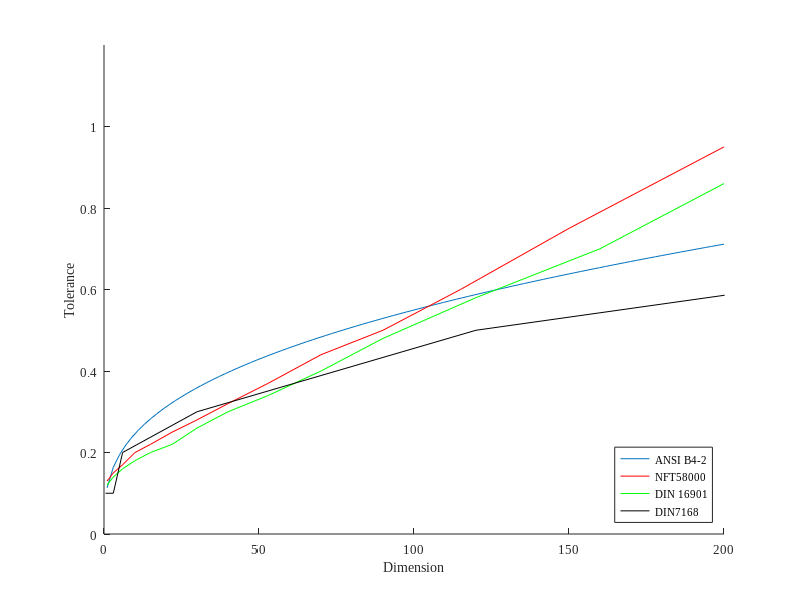

The MATLAB source for this figure: (Note: this script raises an error after producing the figure.)
clc 
close all
clear all

% Change default axes fonts.
set(0,'DefaultAxesFontName', 'Times New Roman')
set(0,'DefaultAxesFontSize', 9)

% Change default text fonts.
set(0,'DefaultTextFontname', 'Times New Roman')
set(0,'DefaultTextFontSize', 9)


addpath('lib/export_fig');


D = linspace(1,200,100)
ITG = [13]

for i=1:length(ITG)
 for j=1:length(D)
    
    if D(j) > 500
    T(j,i)=10^(0.2*(ITG(i)-1))*(0.004*D(j)+2.1);
    else 
    T(j,i)=10^(0.2*(ITG(i)-1))*(0.45*D(j)^(1/3)+D(j)*0.001);
    end
    
 end
end

x = [1,3,6,10,15,22,30,40,53,70,90,115,150,200]
y = [0.13, 0.15,0.17,0.20,0.22,0.25,0.28,0.32,0.37,0.44,0.50,0.60,0.75,0.95]


x2 = [1,3,6,10,15,22,30,40,53,70,90,120,160,200]
y2 = [0.12,0.14,0.16,0.18,0.2,0.22,0.26,0.3,0.34,0.4,0.48,0.58,0.7,0.86]

x3 = [0.5,3,6,30,120,400]
y3 = [0.1,0.1,0.2,0.3,0.5,0.8]

x4 = [3,6,10,18,30,50,80,120,180,250]
y4 = [0.14,0.18,0.22,0.27,0.33,0.39,0.46,0.54,0.63,0.72]

f2 = figure()
hold on
plot(D,T/1000)
plot(x,y,'r')
plot(x2,y2,'g')
plot(x3,y3,'k')
%plot(x4,y4,'m')
axis([0 200 0 1.2])
legend('ANSI B4-2', 'NFT58000','DIN 16901','DIN7168','ISO286-2','location','southeast')
xlabel('Dimension')
ylabel('Tolerance')
set(gcf, 'Color', 'w');
set(f2, 'units', 'centimeters', 'pos', [0 0 8 8])

export_fig('Tolerance_standards.pdf')
